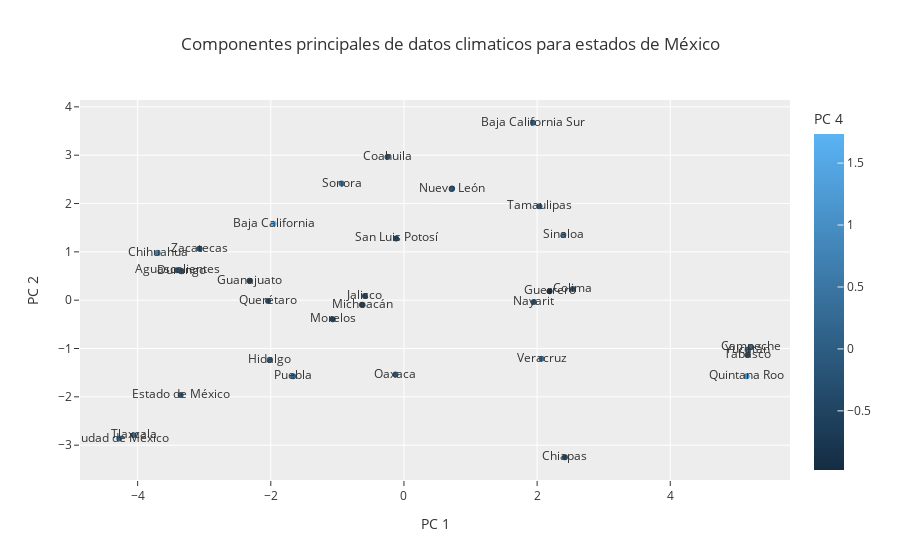

The notebook cell this image was saved under:
### Code cell
df = pd.DataFrame(
    pipe.transform(df_estatal_agrupado[columnas_numericas].values),
    columns= [f'PC {x}' for x in range(1,n_components+1)],
    index= df_estatal_agrupado.Estado    
)

fig = px.scatter(
    df, 
    x='PC 1', y='PC 2', color='PC 4',
    text=df.index,
    title="Componentes principales de datos climaticos para estados de México"
)
fig.show()

### Figure 1 — Plotly figure (JSON) as saved in the notebook; plotly's stock layout.template omitted (floating-point values rounded to 4 significant figures)
{"data": [{"hovertemplate": "PC 1=%{x}<br>PC 2=%{y}<br>Estado=%{text}<br>PC 4=%{marker.color}<extra></extra>", "legendgroup": "", "marker": {"color": [-0.1574, 1.735, 0.004315, 0.2476, -0.4197, 0.6507, 0.3751, -0.204, -0.1088, 0.2182, -0.01887, -0.52, -0.9773, 0.0393, -0.5374, -0.5826, -0.6089, -0.2806, -0.1498, -0.1311, 0.04245, -0.3414, 1.008, -0.4893, 0.4481, 0.4164, -0.3123, -0.09097, 0.2879, 0.3529, 0.462, -0.3569], "coloraxis": "coloraxis", "symbol": "circle"}, "mode": "markers+text", "name": "", "orientation": "v", "showlegend": false, "text": ["Aguascalientes", "Baja California", "Baja California Sur", "Campeche", "Chiapas", "Chihuahua", "Ciudad de México", "Coahuila", "Colima", "Durango", "Estado de México", "Guanajuato", "Guerrero", "Hidalgo", "Jalisco", "Michoacán", "Morelos", "Nayarit", "Nuevo León", "Oaxaca", "Puebla", "Querétaro", "Quintana Roo", "San Luis Potosí", "Sinaloa", "Sonora", "Tabasco", "Tamaulipas", "Tlaxcala", "Veracruz", "Yucatán", "Zacatecas"], "type": "scatter", "x": [-3.407, -1.959, 1.938, 5.209, 2.418, -3.701, -4.276, -0.2473, 2.537, -3.337, -3.354, -2.319, 2.187, -2.019, -0.5857, -0.63, -1.07, 1.95, 0.7229, -0.1275, -1.664, -2.041, 5.147, -0.1184, 2.395, -0.9365, 5.159, 2.035, -4.059, 2.066, 5.16, -3.071], "xaxis": "x", "y": [0.619, 1.584, 3.671, -0.9664, -3.25, 0.98, -2.863, 2.962, 0.2296, 0.5962, -1.961, 0.4041, 0.1827, -1.237, 0.08465, -0.09505, -0.394, -0.03736, 2.309, -1.538, -1.572, -0.01729, -1.572, 1.278, 1.347, 2.414, -1.133, 1.943, -2.795, -1.211, -1.027, 1.066], "yaxis": "y"}], "layout": {"coloraxis": {"colorbar": {"title": {"text": "PC 4"}}, "colorscale": [[0, "rgb(20,44,66)"], [1, "rgb(90,179,244)"]]}, "legend": {"tracegroupgap": 0}, "title": {"text": "Componentes principales de datos climaticos para estados de México"}, "xaxis": {"anchor": "y", "domain": [0, 1], "title": {"text": "PC 1"}}, "yaxis": {"anchor": "x", "domain": [0, 1], "title": {"text": "PC 2"}}}}
